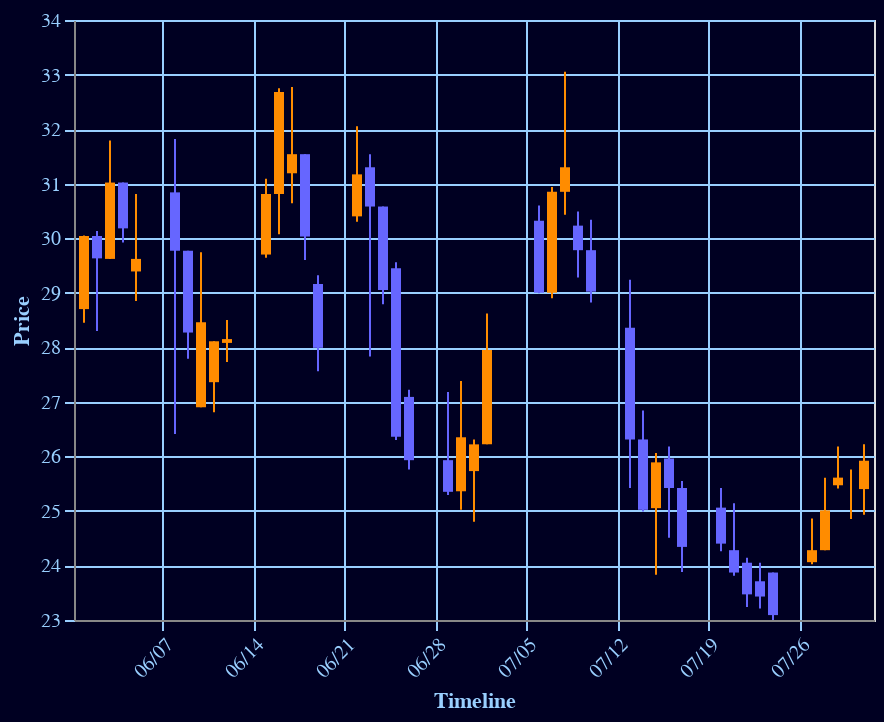

The code cell stored with this chart in its notebook:
### Code cell
#Let's make an example of a bar chart, using a subset of data.
#We have boiled down the DF to the bare minimum. Now we can make a function with this code, and start exploring
#our dataframes.

source = data.ohlc() #open high low close columns are subsetted.
source.drop(['signal','ret'],axis = 1, inplace=True)
source.head()
open_close_color = alt.condition("datum.open <= datum.close",
                                 alt.value("#FF8C00"),
                                 alt.value("#6666FF"))

source.dtypes

blueColor = "#99cfff"
backgroundColor = '#000022'

base = alt.Chart(source).encode(
    alt.X('date:T',
          axis=alt.Axis(
              format='%m/%d',
              labelAngle=-45,
              title='Timeline',
              gridColor=blueColor,
              labelColor=blueColor,
              tickColor=blueColor,
              titleColor=blueColor
          )
    ),
    color=open_close_color
)

rule = base.mark_rule().encode(
    alt.Y(
        'low:Q',
        axis=alt.Axis(
              title='Price',
              gridColor=blueColor,
              labelColor=blueColor,
              tickColor=blueColor,
              titleColor=blueColor
          ),
              scale=alt.Scale(zero=False),
        
    ),
    alt.Y2('high:Q')
)

bar = base.mark_bar().encode(
    alt.Y('open:Q'),
    alt.Y2('close:Q')
)

(rule + bar).configure(background=backgroundColor)

### Figure 1 — Vega-Lite specification as saved in the notebook (floating-point values rounded to 4 significant figures)
{"config": {"view": {"continuousWidth": 400, "continuousHeight": 300}, "background": "#000022"}, "layer": [{"mark": "rule", "encoding": {"color": {"condition": {"value": "#FF8C00", "test": "datum.open <= datum.close"}, "value": "#6666FF"}, "x": {"type": "temporal", "axis": {"format": "%m/%d", "gridColor": "#99cfff", "labelAngle": -45, "labelColor": "#99cfff", "tickColor": "#99cfff", "title": "Timeline", "titleColor": "#99cfff"}, "field": "date"}, "y": {"type": "quantitative", "axis": {"gridColor": "#99cfff", "labelColor": "#99cfff", "tickColor": "#99cfff", "title": "Price", "titleColor": "#99cfff"}, "field": "low", "scale": {"zero": false}}, "y2": {"field": "high"}}}, {"mark": "bar", "encoding": {"color": {"condition": {"value": "#FF8C00", "test": "datum.open <= datum.close"}, "value": "#6666FF"}, "x": {"type": "temporal", "axis": {"format": "%m/%d", "gridColor": "#99cfff", "labelAngle": -45, "labelColor": "#99cfff", "tickColor": "#99cfff", "title": "Timeline", "titleColor": "#99cfff"}, "field": "date"}, "y": {"type": "quantitative", "field": "open"}, "y2": {"field": "close"}}}], "data": {"name": "data-4f7d036eb1d2219256b9b7cd296299a9"}, "$schema": "https://vega.github.io/schema/vega-lite/v4.8.1.json", "datasets": {"data-4f7d036eb1d2219256b9b7cd296299a9": [{"date": "2009-06-01T00:00:00", "open": 28.7, "high": 30.05, "low": 28.45, "close": 30.04}, {"date": "2009-06-02T00:00:00", "open": 30.04, "high": 30.13, "low": 28.3, "close": 29.63}, {"date": "2009-06-03T00:00:00", "open": 29.62, "high": 31.79, "low": 29.62, "close": 31.02}, {"date": "2009-06-04T00:00:00", "open": 31.02, "high": 31.02, "low": 29.92, "close": 30.18}, {"date": "2009-06-05T00:00:00", "open": 29.39, "high": 30.81, "low": 28.85, "close": 29.62}, {"date": "2009-06-08T00:00:00", "open": 30.84, "high": 31.82, "low": 26.41, "close": 29.77}, {"date": "2009-06-09T00:00:00", "open": 29.77, "high": 29.77, "low": 27.79, "close": 28.27}, {"date": "2009-06-10T00:00:00", "open": 26.9, "high": 29.74, "low": 26.9, "close": 28.46}, {"date": "2009-06-11T00:00:00", "open": 27.36, "high": 28.11, "low": 26.81, "close": 28.11}, {"date": "2009-06-12T00:00:00", "open": 28.08, "high": 28.5, "low": 27.73, "close": 28.15}, {"date": "2009-06-15T00:00:00", "open": 29.7, "high": 31.09, "low": 29.64, "close": 30.81}, {"date": "2009-06-16T00:00:00", "open": 30.81, "high": 32.75, "low": 30.07, "close": 32.68}, {"date": "2009-06-17T00:00:00", "open": 31.19, "high": 32.77, "low": 30.64, "close": 31.54}, {"date": "2009-06-18T00:00:00", "open": 31.54, "high": 31.54, "low": 29.6, "close": 30.03}, {"date": "2009-06-19T00:00:00", "open": 29.16, "high": 29.32, "low": 27.56, "close": 27.99}, {"date": "2009-06-22T00:00:00", "open": 30.4, "high": 32.05, "low": 30.3, "close": 31.17}, {"date": "2009-06-23T00:00:00", "open": 31.3, "high": 31.54, "low": 27.83, "close": 30.58}, {"date": "2009-06-24T00:00:00", "open": 30.58, "high": 30.58, "low": 28.79, "close": 29.05}, {"date": "2009-06-25T00:00:00", "open": 29.45, "high": 29.56, "low": 26.3, "close": 26.36}, {"date": "2009-06-26T00:00:00", "open": 27.09, "high": 27.22, "low": 25.76, "close": 25.93}, {"date": "2009-06-29T00:00:00", "open": 25.93, "high": 27.18, "low": 25.29, "close": 25.35}, {"date": "2009-06-30T00:00:00", "open": 25.36, "high": 27.38, "low": 25.02, "close": 26.35}, {"date": "2009-07-01T00:00:00", "open": 25.73, "high": 26.31, "low": 24.8, "close": 26.22}, {"date": "2009-07-02T00:00:00", "open": 26.22, "high": 28.62, "low": 26.22, "close": 27.95}, {"date": "2009-07-06T00:00:00", "open": 30.32, "high": 30.6, "low": 28.99, "close": 29.0}, {"date": "2009-07-07T00:00:00", "open": 29.0, "high": 30.94, "low": 28.9, "close": 30.85}, {"date": "2009-07-08T00:00:00", "open": 30.85, "high": 33.05, "low": 30.43, "close": 31.3}, {"date": "2009-07-09T00:00:00", "open": 30.23, "high": 30.49, "low": 29.28, "close": 29.78}, {"date": "2009-07-10T00:00:00", "open": 29.78, "high": 30.34, "low": 28.82, "close": 29.02}, {"date": "2009-07-13T00:00:00", "open": 28.36, "high": 29.24, "low": 25.42, "close": 26.31}, {"date": "2009-07-14T00:00:00", "open": 26.31, "high": 26.84, "low": 24.99, "close": 25.02}, {"date": "2009-07-15T00:00:00", "open": 25.05, "high": 26.06, "low": 23.83, "close": 25.89}, {"date": "2009-07-16T00:00:00", "open": 25.96, "high": 26.18, "low": 24.51, "close": 25.42}, {"date": "2009-07-17T00:00:00", "open": 25.42, "high": 25.55, "low": 23.88, "close": 24.34}, {"date": "2009-07-20T00:00:00", "open": 25.06, "high": 25.42, "low": 24.26, "close": 24.4}, {"date": "2009-07-21T00:00:00", "open": 24.28, "high": 25.14, "low": 23.81, "close": 23.87}, {"date": "2009-07-22T00:00:00", "open": 24.05, "high": 24.14, "low": 23.24, "close": 23.47}, {"date": "2009-07-23T00:00:00", "open": 23.71, "high": 24.05, "low": 23.21, "close": 23.43}, {"date": "2009-07-24T00:00:00", "open": 23.87, "high": 23.87, "low": 23.0, "close": 23.09}, {"date": "2009-07-27T00:00:00", "open": 24.06, "high": 24.86, "low": 24.02, "close": 24.28}, {"date": "2009-07-28T00:00:00", "open": 24.28, "high": 25.61, "low": 24.28, "close": 25.01}, {"date": "2009-07-29T00:00:00", "open": 25.47, "high": 26.18, "low": 25.41, "close": 25.61}, {"date": "2009-07-30T00:00:00", "open": 25.4, "high": 25.76, "low": 24.85, "close": 25.4}, {"date": "2009-07-31T00:00:00", "open": 25.4, "high": 26.22, "low": 24.93, "close": 25.92}]}}
